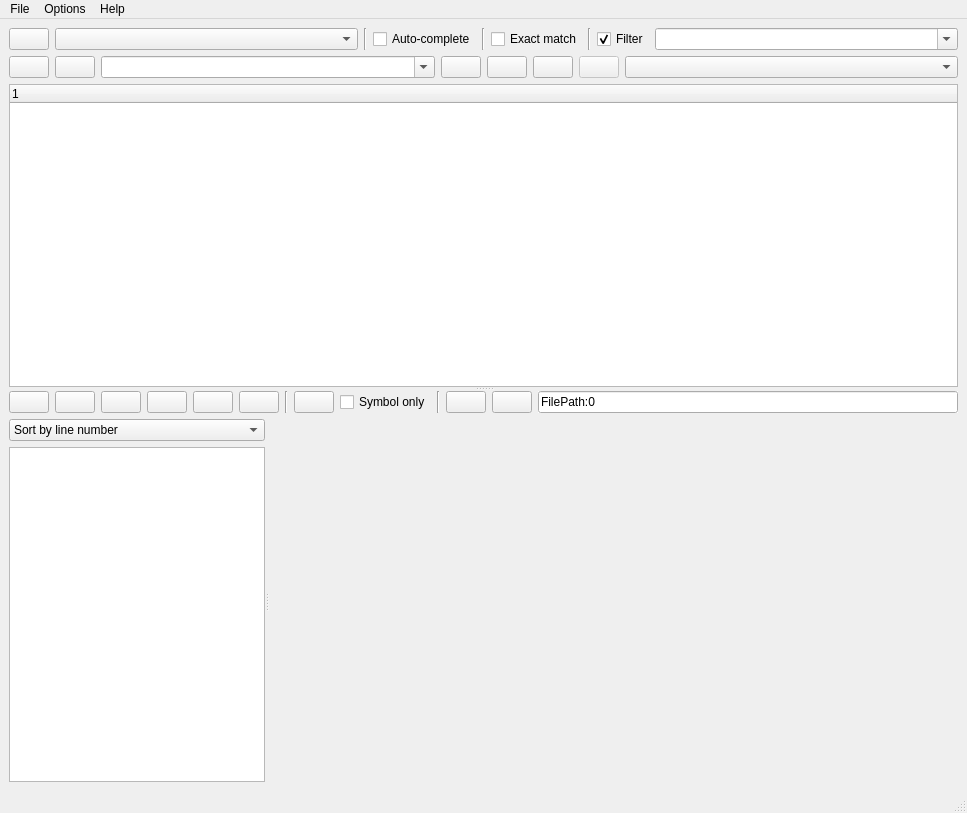
<?xml version="1.0" encoding="UTF-8"?>
<ui version="4.0">
 <class>MainWindow</class>
 <widget class="QMainWindow" name="MainWindow">
  <property name="geometry">
   <rect>
    <x>0</x>
    <y>0</y>
    <width>967</width>
    <height>813</height>
   </rect>
  </property>
  <property name="windowTitle">
   <string>CodeQuery</string>
  </property>
  <property name="windowIcon">
   <iconset>
    <normaloff>:/mainwindow/images/logo.png</normaloff>:/mainwindow/images/logo.png</iconset>
  </property>
  <widget class="QWidget" name="centralwidget">
   <layout class="QVBoxLayout" name="verticalLayout_3">
    <item>
     <layout class="QHBoxLayout" name="horizontalLayout">
      <item>
       <widget class="QPushButton" name="pushButtonOpenDB">
        <property name="toolTip">
         <string>Open Database</string>
        </property>
        <property name="statusTip">
         <string>Open Database</string>
        </property>
        <property name="text">
         <string/>
        </property>
        <property name="icon">
         <iconset>
          <normaloff>:/mainwindow/images/Database.png</normaloff>:/mainwindow/images/Database.png</iconset>
        </property>
        <property name="iconSize">
         <size>
          <width>24</width>
          <height>24</height>
         </size>
        </property>
       </widget>
      </item>
      <item>
       <widget class="QComboBox" name="comboBoxDB">
        <property name="sizePolicy">
         <sizepolicy hsizetype="Expanding" vsizetype="Fixed">
          <horstretch>0</horstretch>
          <verstretch>0</verstretch>
         </sizepolicy>
        </property>
        <property name="layoutDirection">
         <enum>Qt::LeftToRight</enum>
        </property>
        <property name="sizeAdjustPolicy">
         <enum>QComboBox::AdjustToMinimumContentsLength</enum>
        </property>
       </widget>
      </item>
      <item>
       <widget class="Line" name="line_2">
        <property name="orientation">
         <enum>Qt::Vertical</enum>
        </property>
       </widget>
      </item>
      <item>
       <widget class="QCheckBox" name="checkBoxAutoComplete">
        <property name="layoutDirection">
         <enum>Qt::LeftToRight</enum>
        </property>
        <property name="text">
         <string>Auto-complete</string>
        </property>
       </widget>
      </item>
      <item>
       <widget class="Line" name="line_3">
        <property name="orientation">
         <enum>Qt::Vertical</enum>
        </property>
       </widget>
      </item>
      <item>
       <widget class="QCheckBox" name="checkBoxExactMatch">
        <property name="text">
         <string>Exact match</string>
        </property>
       </widget>
      </item>
      <item>
       <widget class="Line" name="line_4">
        <property name="orientation">
         <enum>Qt::Vertical</enum>
        </property>
       </widget>
      </item>
      <item>
       <widget class="QCheckBox" name="checkBoxFilter">
        <property name="toolTip">
         <string>File path filter</string>
        </property>
        <property name="statusTip">
         <string>File path filter</string>
        </property>
        <property name="text">
         <string>Filter</string>
        </property>
        <property name="checked">
         <bool>true</bool>
        </property>
       </widget>
      </item>
      <item>
       <widget class="QComboBox" name="comboBoxFilter">
        <property name="sizePolicy">
         <sizepolicy hsizetype="MinimumExpanding" vsizetype="Fixed">
          <horstretch>0</horstretch>
          <verstretch>0</verstretch>
         </sizepolicy>
        </property>
        <property name="toolTip">
         <string>File path filter, wildcard searches (* and ?) are supported</string>
        </property>
        <property name="statusTip">
         <string>File path filter, wildcard searches (* and ?) are supported</string>
        </property>
        <property name="layoutDirection">
         <enum>Qt::LeftToRight</enum>
        </property>
        <property name="editable">
         <bool>true</bool>
        </property>
        <property name="insertPolicy">
         <enum>QComboBox::NoInsert</enum>
        </property>
        <property name="sizeAdjustPolicy">
         <enum>QComboBox::AdjustToMinimumContentsLength</enum>
        </property>
       </widget>
      </item>
     </layout>
    </item>
    <item>
     <layout class="QHBoxLayout" name="horizontalLayout_2">
      <item>
       <widget class="QPushButton" name="pushButtonSearchPrev">
        <property name="toolTip">
         <string>Previous search term</string>
        </property>
        <property name="statusTip">
         <string>Previous search term</string>
        </property>
        <property name="text">
         <string/>
        </property>
        <property name="icon">
         <iconset>
          <normaloff>:/mainwindow/images/Arrow2_Left.png</normaloff>:/mainwindow/images/Arrow2_Left.png</iconset>
        </property>
        <property name="iconSize">
         <size>
          <width>24</width>
          <height>24</height>
         </size>
        </property>
       </widget>
      </item>
      <item>
       <widget class="QPushButton" name="pushButtonSearchNext">
        <property name="toolTip">
         <string>Next search term</string>
        </property>
        <property name="statusTip">
         <string>Next search term</string>
        </property>
        <property name="text">
         <string/>
        </property>
        <property name="icon">
         <iconset>
          <normaloff>:/mainwindow/images/Arrow2_Right.png</normaloff>:/mainwindow/images/Arrow2_Right.png</iconset>
        </property>
        <property name="iconSize">
         <size>
          <width>24</width>
          <height>24</height>
         </size>
        </property>
       </widget>
      </item>
      <item>
       <widget class="QComboBox" name="comboBoxSearch">
        <property name="sizePolicy">
         <sizepolicy hsizetype="Expanding" vsizetype="Fixed">
          <horstretch>0</horstretch>
          <verstretch>0</verstretch>
         </sizepolicy>
        </property>
        <property name="toolTip">
         <string>If Exact Match is switched off, wildcard searches (* and ?) are supported</string>
        </property>
        <property name="statusTip">
         <string>If Exact Match is switched off, wildcard searches (* and ?) are supported</string>
        </property>
        <property name="editable">
         <bool>true</bool>
        </property>
        <property name="insertPolicy">
         <enum>QComboBox::NoInsert</enum>
        </property>
        <property name="sizeAdjustPolicy">
         <enum>QComboBox::AdjustToMinimumContentsLength</enum>
        </property>
        <property name="duplicatesEnabled">
         <bool>true</bool>
        </property>
       </widget>
      </item>
      <item>
       <widget class="QPushButton" name="pushButtonSearch">
        <property name="toolTip">
         <string>Search</string>
        </property>
        <property name="statusTip">
         <string>Search</string>
        </property>
        <property name="text">
         <string/>
        </property>
        <property name="icon">
         <iconset>
          <normaloff>:/mainwindow/images/Search.png</normaloff>:/mainwindow/images/Search.png</iconset>
        </property>
        <property name="iconSize">
         <size>
          <width>24</width>
          <height>24</height>
         </size>
        </property>
       </widget>
      </item>
      <item>
       <widget class="QPushButton" name="pushButtonClipSearch">
        <property name="toolTip">
         <string>Paste and Search</string>
        </property>
        <property name="statusTip">
         <string>Paste and Search</string>
        </property>
        <property name="text">
         <string/>
        </property>
        <property name="icon">
         <iconset>
          <normaloff>:/mainwindow/images/Clipboard_Paste.png</normaloff>:/mainwindow/images/Clipboard_Paste.png</iconset>
        </property>
        <property name="iconSize">
         <size>
          <width>24</width>
          <height>24</height>
         </size>
        </property>
       </widget>
      </item>
      <item>
       <widget class="QPushButton" name="pushButtonFilesList">
        <property name="toolTip">
         <string>List of all files</string>
        </property>
        <property name="statusTip">
         <string>List of all files</string>
        </property>
        <property name="text">
         <string/>
        </property>
        <property name="icon">
         <iconset>
          <normaloff>:/mainwindow/images/Folder2.png</normaloff>:/mainwindow/images/Folder2.png</iconset>
        </property>
        <property name="iconSize">
         <size>
          <width>24</width>
          <height>24</height>
         </size>
        </property>
       </widget>
      </item>
      <item>
       <widget class="QPushButton" name="pushButtonGraph">
        <property name="enabled">
         <bool>false</bool>
        </property>
        <property name="toolTip">
         <string>Draw graph</string>
        </property>
        <property name="statusTip">
         <string>Draw graph</string>
        </property>
        <property name="text">
         <string/>
        </property>
        <property name="icon">
         <iconset>
          <normaloff>:/mainwindow/images/Graph.png</normaloff>:/mainwindow/images/Graph.png</iconset>
        </property>
        <property name="iconSize">
         <size>
          <width>24</width>
          <height>24</height>
         </size>
        </property>
       </widget>
      </item>
      <item>
       <widget class="QComboBox" name="comboBoxQueryType">
        <property name="sizePolicy">
         <sizepolicy hsizetype="MinimumExpanding" vsizetype="Fixed">
          <horstretch>0</horstretch>
          <verstretch>0</verstretch>
         </sizepolicy>
        </property>
        <property name="maxVisibleItems">
         <number>15</number>
        </property>
        <property name="insertPolicy">
         <enum>QComboBox::NoInsert</enum>
        </property>
        <property name="sizeAdjustPolicy">
         <enum>QComboBox::AdjustToMinimumContentsLength</enum>
        </property>
       </widget>
      </item>
     </layout>
    </item>
    <item>
     <widget class="QSplitter" name="splitter_2">
      <property name="orientation">
       <enum>Qt::Vertical</enum>
      </property>
      <widget class="QTreeWidget" name="treeWidgetSearchResults">
       <column>
        <property name="text">
         <string notr="true">1</string>
        </property>
       </column>
      </widget>
      <widget class="QWidget" name="layoutWidget1">
       <layout class="QVBoxLayout" name="verticalLayout_2">
        <item>
         <layout class="QHBoxLayout" name="horizontalLayout_3">
          <item>
           <widget class="QPushButton" name="pushButtonPrev">
            <property name="toolTip">
             <string>Previous File</string>
            </property>
            <property name="statusTip">
             <string>Previous File</string>
            </property>
            <property name="text">
             <string/>
            </property>
            <property name="icon">
             <iconset>
              <normaloff>:/mainwindow/images/Arrow2_Left.png</normaloff>:/mainwindow/images/Arrow2_Left.png</iconset>
            </property>
            <property name="iconSize">
             <size>
              <width>24</width>
              <height>24</height>
             </size>
            </property>
           </widget>
          </item>
          <item>
           <widget class="QPushButton" name="pushButtonNext">
            <property name="toolTip">
             <string>Next File</string>
            </property>
            <property name="statusTip">
             <string>Next File</string>
            </property>
            <property name="text">
             <string/>
            </property>
            <property name="icon">
             <iconset>
              <normaloff>:/mainwindow/images/Arrow2_Right.png</normaloff>:/mainwindow/images/Arrow2_Right.png</iconset>
            </property>
            <property name="iconSize">
             <size>
              <width>24</width>
              <height>24</height>
             </size>
            </property>
           </widget>
          </item>
          <item>
           <widget class="QPushButton" name="pushButtonOpenInEditor">
            <property name="toolTip">
             <string>Open in Editor</string>
            </property>
            <property name="statusTip">
             <string>Open in Editor</string>
            </property>
            <property name="text">
             <string/>
            </property>
            <property name="icon">
             <iconset>
              <normaloff>:/mainwindow/images/Document2.png</normaloff>:/mainwindow/images/Document2.png</iconset>
            </property>
            <property name="iconSize">
             <size>
              <width>24</width>
              <height>24</height>
             </size>
            </property>
           </widget>
          </item>
          <item>
           <widget class="QPushButton" name="pushButtonGoToLine">
            <property name="toolTip">
             <string>Go to selected line</string>
            </property>
            <property name="statusTip">
             <string>Go to selected line</string>
            </property>
            <property name="text">
             <string/>
            </property>
            <property name="icon">
             <iconset>
              <normaloff>:/mainwindow/images/Flag.png</normaloff>:/mainwindow/images/Flag.png</iconset>
            </property>
            <property name="iconSize">
             <size>
              <width>24</width>
              <height>24</height>
             </size>
            </property>
           </widget>
          </item>
          <item>
           <widget class="QPushButton" name="pushButtonTextShrink">
            <property name="toolTip">
             <string>Reduce font size</string>
            </property>
            <property name="statusTip">
             <string>Reduce font size</string>
            </property>
            <property name="text">
             <string/>
            </property>
            <property name="icon">
             <iconset>
              <normaloff>:/mainwindow/images/Text_Minus.png</normaloff>:/mainwindow/images/Text_Minus.png</iconset>
            </property>
            <property name="iconSize">
             <size>
              <width>24</width>
              <height>24</height>
             </size>
            </property>
           </widget>
          </item>
          <item>
           <widget class="QPushButton" name="pushButtonTextEnlarge">
            <property name="toolTip">
             <string>Increase font size</string>
            </property>
            <property name="statusTip">
             <string>Increase font size</string>
            </property>
            <property name="text">
             <string/>
            </property>
            <property name="icon">
             <iconset>
              <normaloff>:/mainwindow/images/Text_Plus.png</normaloff>:/mainwindow/images/Text_Plus.png</iconset>
            </property>
            <property name="iconSize">
             <size>
              <width>24</width>
              <height>24</height>
             </size>
            </property>
           </widget>
          </item>
          <item>
           <widget class="Line" name="line">
            <property name="orientation">
             <enum>Qt::Vertical</enum>
            </property>
           </widget>
          </item>
          <item>
           <widget class="QPushButton" name="pushButtonPaste">
            <property name="toolTip">
             <string>Copy, paste and search</string>
            </property>
            <property name="statusTip">
             <string>Copy, paste and search</string>
            </property>
            <property name="text">
             <string/>
            </property>
            <property name="icon">
             <iconset>
              <normaloff>:/mainwindow/images/Clipboard_Paste.png</normaloff>:/mainwindow/images/Clipboard_Paste.png</iconset>
            </property>
            <property name="iconSize">
             <size>
              <width>24</width>
              <height>24</height>
             </size>
            </property>
           </widget>
          </item>
          <item>
           <widget class="QCheckBox" name="checkBoxSymbolOnly">
            <property name="toolTip">
             <string>Symbol search only for paste and search</string>
            </property>
            <property name="statusTip">
             <string>Symbol search only for paste and search</string>
            </property>
            <property name="text">
             <string>Symbol only</string>
            </property>
           </widget>
          </item>
          <item>
           <widget class="Line" name="line_5">
            <property name="orientation">
             <enum>Qt::Vertical</enum>
            </property>
           </widget>
          </item>
          <item>
           <widget class="QPushButton" name="pushButtonUp">
            <property name="toolTip">
             <string>Previous search result in this file</string>
            </property>
            <property name="statusTip">
             <string>Previous search result in this file</string>
            </property>
            <property name="text">
             <string/>
            </property>
            <property name="icon">
             <iconset>
              <normaloff>:/mainwindow/images/Arrow2_Up.png</normaloff>:/mainwindow/images/Arrow2_Up.png</iconset>
            </property>
            <property name="iconSize">
             <size>
              <width>24</width>
              <height>24</height>
             </size>
            </property>
           </widget>
          </item>
          <item>
           <widget class="QPushButton" name="pushButtonDown">
            <property name="toolTip">
             <string>Next search result in this file</string>
            </property>
            <property name="statusTip">
             <string>Next search result in this file</string>
            </property>
            <property name="text">
             <string/>
            </property>
            <property name="icon">
             <iconset>
              <normaloff>:/mainwindow/images/Arrow2_Down.png</normaloff>:/mainwindow/images/Arrow2_Down.png</iconset>
            </property>
            <property name="iconSize">
             <size>
              <width>24</width>
              <height>24</height>
             </size>
            </property>
           </widget>
          </item>
          <item>
           <widget class="QLineEdit" name="labelFilePath">
            <property name="cursor">
             <cursorShape>ArrowCursor</cursorShape>
            </property>
            <property name="acceptDrops">
             <bool>false</bool>
            </property>
            <property name="layoutDirection">
             <enum>Qt::LeftToRight</enum>
            </property>
            <property name="autoFillBackground">
             <bool>true</bool>
            </property>
            <property name="text">
             <string>FilePath:0</string>
            </property>
            <property name="alignment">
             <set>Qt::AlignLeading|Qt::AlignLeft|Qt::AlignVCenter</set>
            </property>
            <property name="readOnly">
             <bool>true</bool>
            </property>
           </widget>
          </item>
         </layout>
        </item>
        <item>
         <widget class="QSplitter" name="splitter">
          <property name="orientation">
           <enum>Qt::Horizontal</enum>
          </property>
          <widget class="QWidget" name="layoutWidget2">
           <layout class="QVBoxLayout" name="verticalLayout">
            <item>
             <widget class="QComboBox" name="comboBoxFuncListSort">
              <property name="maxCount">
               <number>100</number>
              </property>
              <property name="insertPolicy">
               <enum>QComboBox::NoInsert</enum>
              </property>
              <item>
               <property name="text">
                <string>Sort by line number</string>
               </property>
              </item>
              <item>
               <property name="text">
                <string>Sort by name</string>
               </property>
              </item>
             </widget>
            </item>
            <item>
             <widget class="QListWidget" name="listWidgetFunc">
              <property name="sizePolicy">
               <sizepolicy hsizetype="Expanding" vsizetype="Expanding">
                <horstretch>1</horstretch>
                <verstretch>0</verstretch>
               </sizepolicy>
              </property>
             </widget>
            </item>
           </layout>
          </widget>
          <widget class="ScintillaEdit" name="textEditSource">
           <property name="sizePolicy">
            <sizepolicy hsizetype="Expanding" vsizetype="Expanding">
             <horstretch>4</horstretch>
             <verstretch>0</verstretch>
            </sizepolicy>
           </property>
           <property name="toolTip">
            <string/>
           </property>
           <property name="whatsThis">
            <string/>
           </property>
           <property name="layoutDirection">
            <enum>Qt::LeftToRight</enum>
           </property>
          </widget>
         </widget>
        </item>
       </layout>
      </widget>
     </widget>
    </item>
   </layout>
  </widget>
  <widget class="QMenuBar" name="menubar">
   <property name="geometry">
    <rect>
     <x>0</x>
     <y>0</y>
     <width>967</width>
     <height>21</height>
    </rect>
   </property>
   <widget class="QMenu" name="menuFile">
    <property name="title">
     <string>File</string>
    </property>
    <addaction name="actionOpenDB"/>
    <addaction name="actionExit"/>
   </widget>
   <widget class="QMenu" name="menuOptions">
    <property name="title">
     <string>Options</string>
    </property>
    <addaction name="actionOptionsExtEditor"/>
    <addaction name="actionLanguage"/>
    <addaction name="actionFileViewSettings"/>
   </widget>
   <widget class="QMenu" name="menuHelp">
    <property name="title">
     <string>Help</string>
    </property>
    <addaction name="actionAbout_Qt"/>
    <addaction name="actionAbout"/>
   </widget>
   <addaction name="menuFile"/>
   <addaction name="menuOptions"/>
   <addaction name="menuHelp"/>
  </widget>
  <widget class="QStatusBar" name="statusbar"/>
  <action name="actionExit">
   <property name="text">
    <string>Exit</string>
   </property>
   <property name="menuRole">
    <enum>QAction::QuitRole</enum>
   </property>
  </action>
  <action name="actionOpen">
   <property name="text">
    <string>Open</string>
   </property>
  </action>
  <action name="actionAbout">
   <property name="text">
    <string>About</string>
   </property>
  </action>
  <action name="actionOptionsExtEditor">
   <property name="text">
    <string>External Editor</string>
   </property>
  </action>
  <action name="actionOpenDB">
   <property name="text">
    <string>Open CQ Database</string>
   </property>
  </action>
  <action name="actionLanguage">
   <property name="text">
    <string>Language</string>
   </property>
  </action>
  <action name="actionAbout_Qt">
   <property name="text">
    <string>About Qt</string>
   </property>
   <property name="menuRole">
    <enum>QAction::AboutQtRole</enum>
   </property>
  </action>
  <action name="actionFileViewSettings">
   <property name="text">
    <string>File Viewer Settings</string>
   </property>
  </action>
 </widget>
 <customwidgets>
  <customwidget>
   <class>ScintillaEdit</class>
   <extends>QFrame</extends>
   <header>ScintillaEdit.h</header>
   <container>1</container>
  </customwidget>
 </customwidgets>
 <tabstops>
  <tabstop>pushButtonOpenDB</tabstop>
  <tabstop>comboBoxDB</tabstop>
  <tabstop>checkBoxAutoComplete</tabstop>
  <tabstop>checkBoxExactMatch</tabstop>
  <tabstop>checkBoxFilter</tabstop>
  <tabstop>comboBoxFilter</tabstop>
  <tabstop>pushButtonSearchPrev</tabstop>
  <tabstop>pushButtonSearchNext</tabstop>
  <tabstop>comboBoxSearch</tabstop>
  <tabstop>pushButtonSearch</tabstop>
  <tabstop>pushButtonClipSearch</tabstop>
  <tabstop>pushButtonFilesList</tabstop>
  <tabstop>pushButtonGraph</tabstop>
  <tabstop>comboBoxQueryType</tabstop>
  <tabstop>treeWidgetSearchResults</tabstop>
  <tabstop>pushButtonPrev</tabstop>
  <tabstop>pushButtonNext</tabstop>
  <tabstop>pushButtonOpenInEditor</tabstop>
  <tabstop>pushButtonGoToLine</tabstop>
  <tabstop>pushButtonTextShrink</tabstop>
  <tabstop>pushButtonTextEnlarge</tabstop>
  <tabstop>pushButtonPaste</tabstop>
  <tabstop>checkBoxSymbolOnly</tabstop>
  <tabstop>pushButtonUp</tabstop>
  <tabstop>pushButtonDown</tabstop>
  <tabstop>comboBoxFuncListSort</tabstop>
  <tabstop>listWidgetFunc</tabstop>
 </tabstops>
 <resources/>
 <connections>
  <connection>
   <sender>checkBoxFilter</sender>
   <signal>toggled(bool)</signal>
   <receiver>comboBoxFilter</receiver>
   <slot>setEnabled(bool)</slot>
   <hints>
    <hint type="sourcelabel">
     <x>675</x>
     <y>65</y>
    </hint>
    <hint type="destinationlabel">
     <x>956</x>
     <y>68</y>
    </hint>
   </hints>
  </connection>
 </connections>
</ui>
